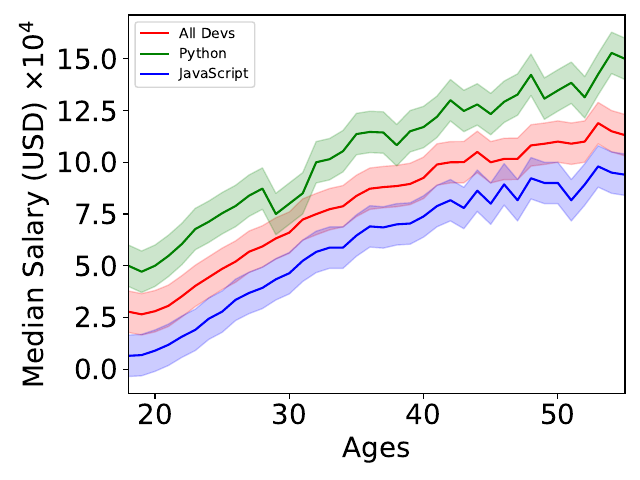

Recreate this plot in Python.
import pandas as pd
from matplotlib import pyplot as plt

# 利用pandas库高效率读取csv格式的数据, 返回的data是一个类似于python字典的对象
data = pd.read_csv('data.csv')
# 取出data里面各个键下的所有值, 返回值是pandas.core.series.Series: 可迭代对象
ages = data['Age']
dev_salaries = data['All_Devs']/10000
py_salaries = data['Python']/10000
js_salaries = data['JavaScript']/10000

#assume that each attribute has the upperbound and lowerbound
devup = dev_salaries + 1
devlow = dev_salaries - 1

pyup = py_salaries + 1
pylow = py_salaries - 1

jsup = js_salaries + 1
jslow = js_salaries - 1

#draw line
plt.plot(ages, dev_salaries, color = 'red', label='All Devs')
plt.plot(ages, py_salaries, color = 'green', label='Python')
plt.plot(ages, js_salaries, color = 'blue', label='JavaScript')



# fill_between: fill_between(x, y1, y2=0, where=None, interpolate=False, step=None, *, data=None, **kwargs)
# alpha is transparency
plt.fill_between(ages, dev_salaries, devlow,
                 where=(dev_salaries > devlow),
                 interpolate=True, color = 'red', alpha=0.2)
plt.fill_between(ages, dev_salaries, devup,
                 where=(dev_salaries < devup),
                 interpolate=True, color = 'red', alpha=0.2)
plt.fill_between(ages, py_salaries, pylow,
                 where=(py_salaries > pylow),
                 interpolate=True, color = 'green', alpha=0.2)
plt.fill_between(ages, py_salaries, pyup,
                 where=(py_salaries < pyup),
                 interpolate=True, color = 'green', alpha=0.2)
plt.fill_between(ages, js_salaries, jslow,
                 where=(js_salaries > jslow),
                 interpolate=True, color='blue', alpha=0.2)
plt.fill_between(ages, js_salaries, jsup,
                 where=(js_salaries < jsup),
                 interpolate=True, color='blue', alpha=0.2)

plt.legend()

plt.xlim((18, 55))
plt.xticks([20, 30, 40, 50], fontsize=20)
plt.yticks(fontsize=20)
plt.xlabel('Ages',fontsize=20)
plt.ylabel('Median Salary (USD) $\\times 10^4$',fontsize=20)

plt.tight_layout()
cfig = plt.gcf() # 'get current figure'
cfig.savefig('curve.pdf', format='pdf', dpi=1000)

plt.show()